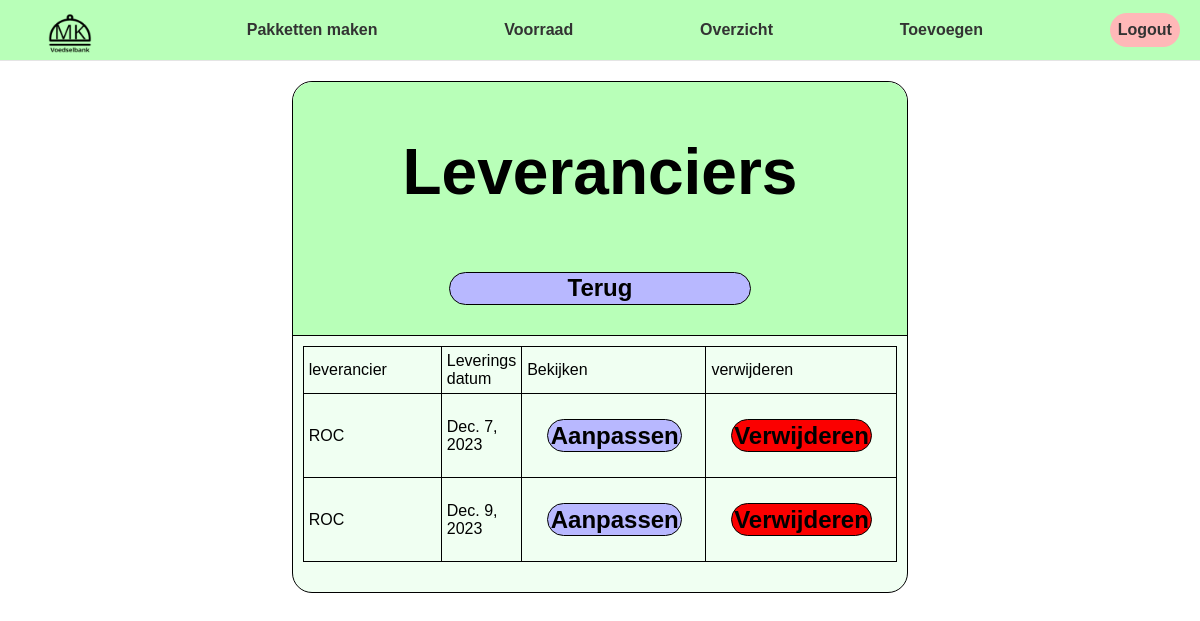
/leveranciers/ (signed in), run on an earlier commit of the app's database.
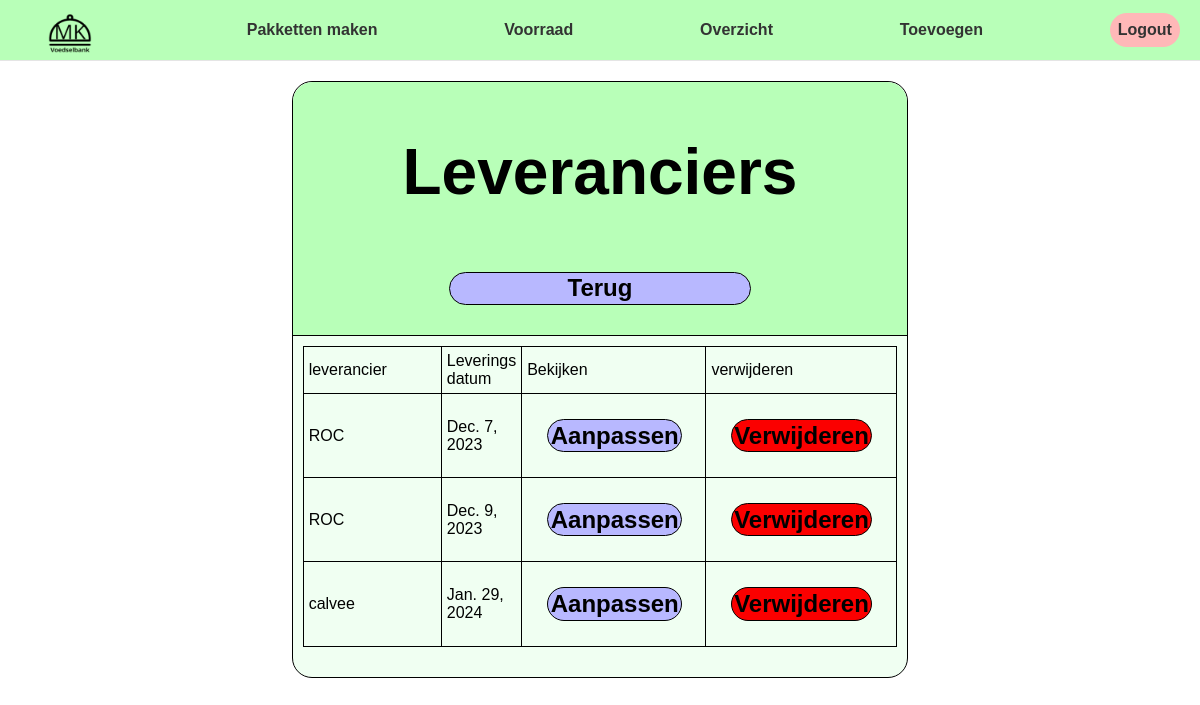
And on a later commit of the database.
### directie/models/Leverancier.py (models this page shows, shortened)
class Leverancier(models.Model):
    bedrijfsnaam = models.CharField(max_length=100)
    adres = models.CharField(max_length=100)
    contactpersoon = models.CharField(max_length=100)
    telefoon = models.IntegerField()
    email = models.EmailField()
    leveringsdatum = models.DateField(blank=True, null=True)

### directie/views/leveranciers.py (the view)
# urls.py: path("leveranciers/", leveranciers, name="leveranciers"),
@login_required(login_url='')
def leveranciers(request):
    Leveranciers = Leverancier.objects.all()
    context = {'Leveranciers': Leveranciers}
    return render(request, 'directie/leveranciers.html', context)

### templates/directie/leveranciers.html (shortened to what this page needs)
{% extends "../base.html" %}
{% load static %}
{% block stylesheets %}
    <link
      type="text/css"
      rel="stylesheet"
      href="../../static/css/overzicht.css"
    />
{% endblock %}
{% block content %}
    <div class="content">
      <div class="categorie">
        <div class="topbar">
          <div class="topbar_title">
            <h1>Leveranciers</h1>
          </div>
          <a  class="return_btn" href="{% url 'directie-homepage' %}">Terug</a>
        </div>
        <div class="content_tab">
          <div class="table">
            <table class="table">
            <tr class="row">
              <td class="collum"><p>leverancier</p></td>
              <td class="collum"><p>Leverings datum</p></td>
              <td class="collum"><p>Bekijken</p></td>
              <td class="collum"><p>verwijderen</p></td>
            </tr>
            {% for leverancier in Leveranciers %}
                {% include "components/leveranciers-item.html" with leverancier=leverancier %}
            {% endfor %}
          </table>
          </div>
        </div>
      </div>
    </div>
{% endblock %}

### templates/components/leveranciers-item.html
{% load static %}
<tr class="row">
    <td class="collum"><p>{{ leverancier.bedrijfsnaam }}</p></td>
    <td class="collum"><p>{{ leverancier.leveringsdatum }}</p></td>
    <td class="collum"><a class="btn" href="{% url 'leveranciers-aanpassen' id=leverancier.id %}"><span>Aanpassen</span><a/></td>
    <td class="collum">
        <a class="rmvbtn" href="{% url 'verwijder-leveranciers' id=leverancier.id %}"><span>Verwijderen</span></a>
    </td>
</tr>

What changed in the data, as far as the page shows it:
added Leverancier: bedrijfsnaam "calvee", leveringsdatum "Jan. 29, 2024"
